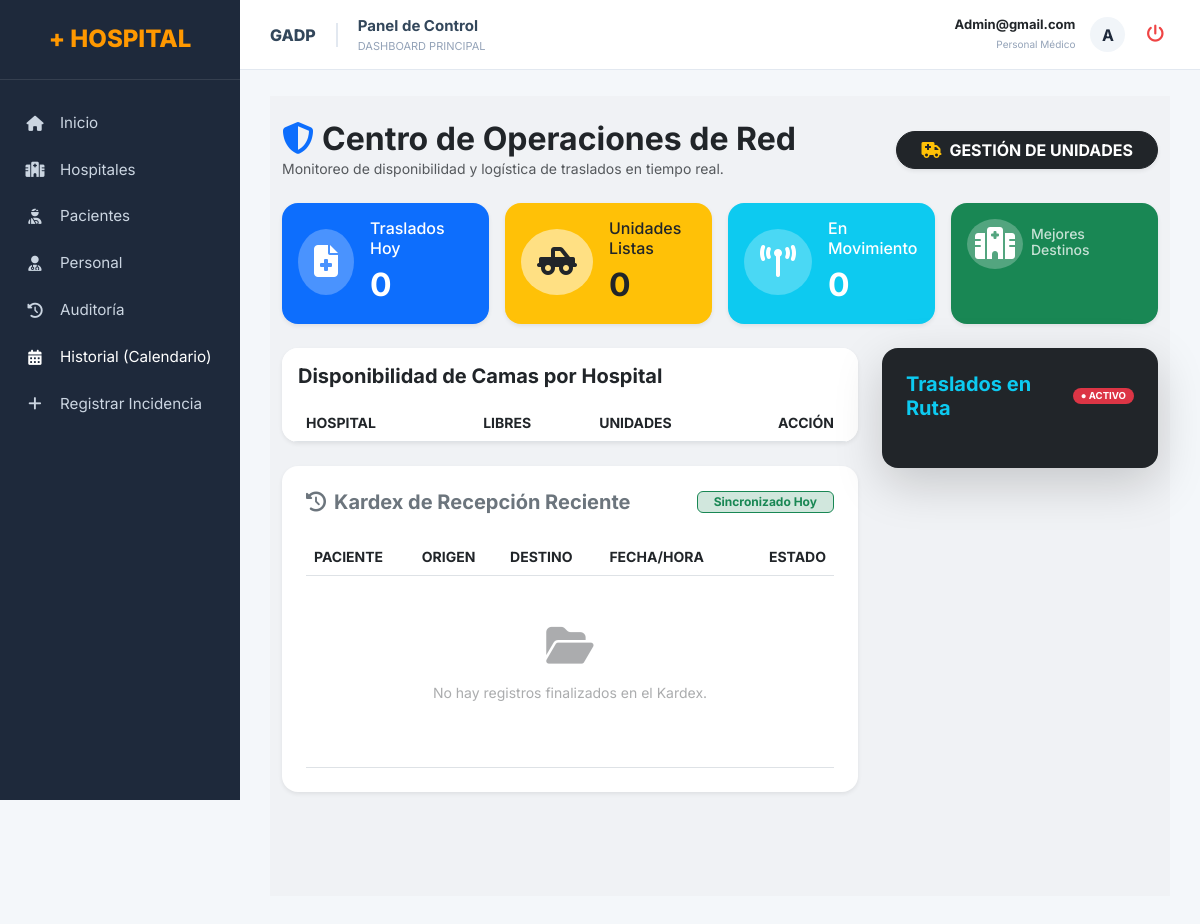
The page /hospital/monitor-red/?hosp_id=3 (signed in) on the database as committed earlier.
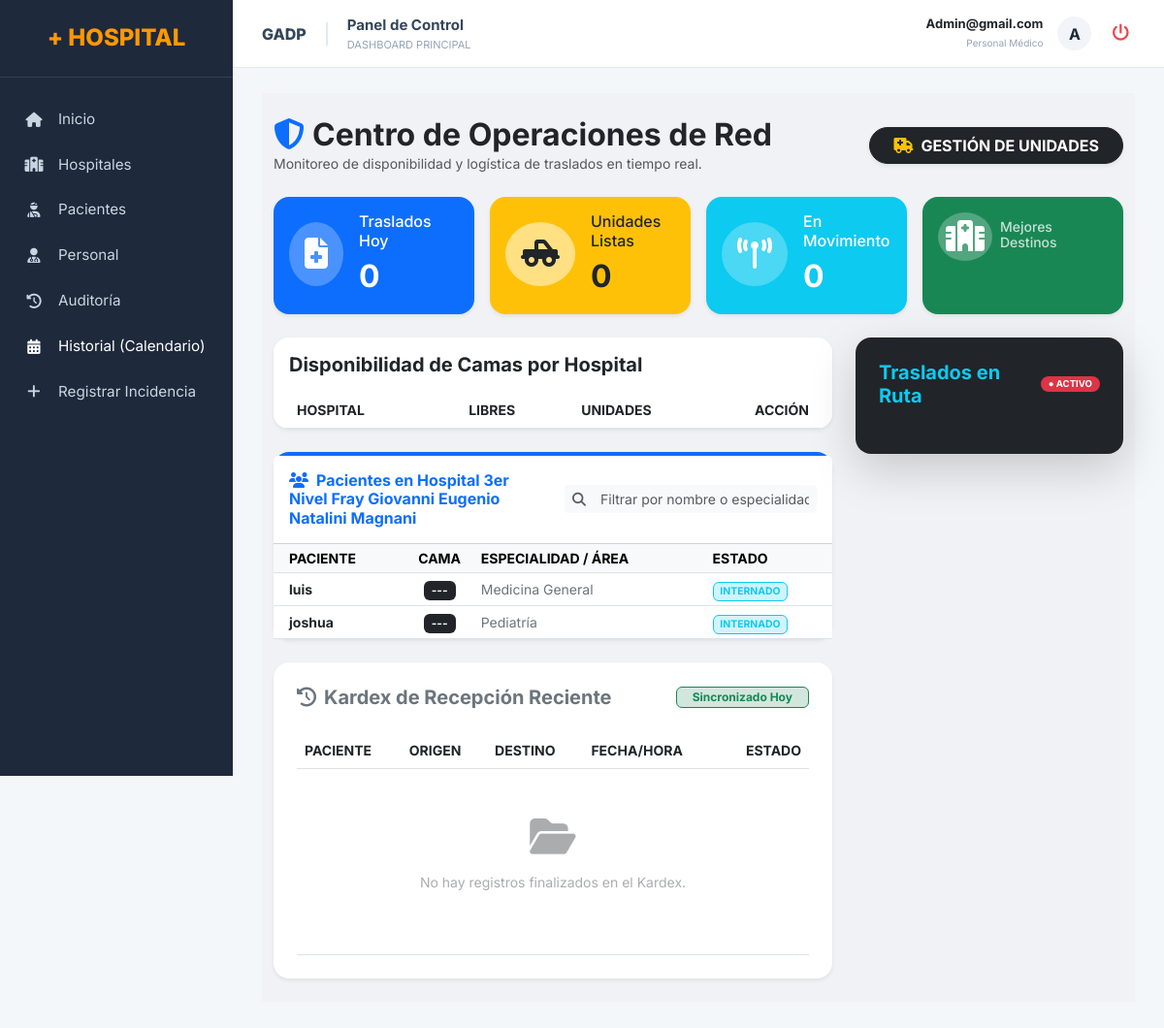
The same page on the database as committed later.
### superadmi/models.py (models this page shows, shortened)
class Hospital(models.Model):
    nombre = models.CharField(max_length=200)
    nivel = models.IntegerField(choices=[(1, '1er Nivel'), (2, '2do Nivel'), (3, '3er Nivel')], default=1)
    direccion = models.TextField()
    telefono = models.CharField(max_length=20, null=True, blank=True)
    email = models.EmailField(max_length=100, null=True, blank=True)
    capacidad_camas = models.IntegerField(default=0)
    estado = models.BooleanField(default=True)

class Especialidad(models.Model):
    nombre = models.CharField(max_length=100)
    descripcion = models.TextField(null=True, blank=True)
    codigo = models.CharField(max_length=20, unique=True, null=True, blank=True)
    estado = models.BooleanField(default=True)
    fecha_creacion = models.DateTimeField(auto_now_add=True)
    creado_por = models.ForeignKey(
        'Usuario',
        on_delete=models.SET_NULL,
        null=True,
        blank=True,
        related_name='especialidades_creadas'
    )
    class Meta:
        db_table = 'especialidades'
        verbose_name = 'Especialidad'
        verbose_name_plural = 'Especialidades'

### hospital/models.py (models this page shows, shortened)
class Paciente(models.Model):
    GENEROS = [('M', 'Masculino'), ('F', 'Femenino'), ('O', 'Otro')]
    ESTADOS = [('INTERNADO', 'Internado'), ('ALTA', 'De Alta')]
    nombre_completo = models.CharField(max_length=200)
    dni = models.CharField(max_length=20, unique=True)
    fecha_nacimiento = models.DateField()
    genero = models.CharField(max_length=1, choices=GENEROS)
    telefono = models.CharField(max_length=20, null=True, blank=True)
    direccion = models.TextField()
    fecha_entrada = models.DateTimeField(null=True, blank=True)
    motivo_ingreso = models.TextField(verbose_name="Diagnóstico Presuntivo / Motivo")
    presion_arterial = models.CharField(max_length=20, null=True, blank=True)
    temperatura = models.DecimalField(max_digits=4, decimal_places=1, null=True, blank=True)
    frecuencia_cardiaca = models.IntegerField(null=True, blank=True)
    saturacion_oxigeno = models.IntegerField(null=True, blank=True) # Campo nuevo vital
    alergias = models.TextField(default="Ninguna")
    hospital = models.ForeignKey(Hospital, on_delete=models.CASCADE, related_name='pacientes')
    cama_asignada = models.OneToOneField(Cama, on_delete=models.SET_NULL, null=True, blank=True, related_name='paciente_actual')
    fecha_registro = models.DateTimeField(auto_now_add=True)
    estado = models.CharField(max_length=20, choices=ESTADOS, default='INTERNADO')
    ambulancia_asignada = models.ForeignKey('Ambulancia', on_delete=models.SET_NULL, null=True, blank=True)

class Cama(models.Model):
    ESTADOS = [
        ('LIBRE', 'Libre'),
        ('OCUPADO', 'Ocupado'),
        ('MANTENIMIENTO', 'Mantenimiento'),
        ('LIMPIEZA', 'En Limpieza'),
    ]
    cuarto = models.ForeignKey('Cuarto', on_delete=models.CASCADE, related_name='camas')
    numero = models.CharField(max_length=50)
    estado = models.CharField(max_length=20, choices=ESTADOS, default='LIBRE')
    fecha_ingreso = models.DateTimeField(null=True, blank=True)
    prioridad = models.CharField(
        max_length=20,
        choices=[('ESTABLE', 'Estable'), ('URGENTE', 'Urgente'), ('CRITICO', 'Crítico')],
        default='ESTABLE'
    )

class Cuarto(models.Model):
    hospital = models.ForeignKey(Hospital, on_delete=models.CASCADE, related_name='cuartos')
    especialidad = models.ForeignKey(Especialidad, on_delete=models.CASCADE, related_name='cuartos')
    numero_cuarto = models.CharField(max_length=10, verbose_name="Nro de Cuarto")
    piso = models.CharField(max_length=50)
    class Meta:
        verbose_name = "Cuarto"
        verbose_name_plural = "Cuartos"
        unique_together = ('hospital', 'numero_cuarto')

### hospital/views.py (the view)
# urls.py: path('monitor-red/', views.monitor_red, name='monitor_red'),
@login_required
@solo_personal_autorizado
def monitor_red(request):
    es_super_o_admin2 = getattr(request.user, 'is_superuser', False) or request.user.username == 'admin2'
    mi_hospital = getattr(request.user, 'hospital_pertenece', None)
    if not mi_hospital:
        mi_hospital = getattr(request.user, 'hospital', None)
    if es_super_o_admin2:
        hospitales_qs = Hospital.objects.all()
    elif mi_hospital:
        hospitales_qs = Hospital.objects.filter(id=mi_hospital.id)
    else:
        hospitales_qs = Hospital.objects.none()
    red_hospitalaria = hospitales_qs.annotate(
        total_camas=Count('cuartos__camas', distinct=True),
        libres=Count('cuartos__camas', filter=Q(cuartos__camas__estado='LIBRE'), distinct=True),
        ambulancias_count=Count('ambulancias', distinct=True)
    ).order_by('-libres')
    if es_super_o_admin2:
        derivaciones_activas = Derivacion.objects.filter(estado='PENDIENTE')
    elif mi_hospital:
        derivaciones_activas = Derivacion.objects.filter(
            Q(hospital_origen=mi_hospital) | Q(hospital_destino=mi_hospital),
            estado='PENDIENTE'
        )
    else:
        derivaciones_activas = Derivacion.objects.none()
    derivaciones_activas = derivaciones_activas.select_related(
        'paciente', 'hospital_origen', 'hospital_destino', 'ambulancia'
    ).order_by('-prioridad')
    traslados_hoy = Derivacion.objects.filter(fecha_solicitud__date=timezone.now().date()).count()
    unidades_listas = Ambulancia.objects.filter(estado='DISPONIBLE').count()
    en_movimiento = derivaciones_activas.filter(ambulancia__isnull=False).count()
    hosp_id = request.GET.get('hosp_id')
    pacientes_internados = None
    hosp_nombre = ""
    if not es_super_o_admin2 and mi_hospital:
        hosp_seleccionado = mi_hospital
    elif hosp_id:
        hosp_seleccionado = get_object_or_404(Hospital, id=hosp_id)
    else:
        hosp_seleccionado = None
    if hosp_seleccionado:
        hosp_nombre = hosp_seleccionado.nombre
        pacientes_internados = Paciente.objects.filter(
            hospital=hosp_seleccionado, estado='INTERNADO'
        ).select_related('cama_asignada__cuarto__especialidad')
    return render(request, 'hospital/monitor_red.html', {
        'red': red_hospitalaria,
        'derivaciones': derivaciones_activas,
        'pacientes': pacientes_internados,
        'hosp_nombre': hosp_nombre,
        'traslados_hoy': traslados_hoy,
        'unidades_listas': unidades_listas,
        'en_camino': en_movimiento,
        'kardex': Derivacion.objects.filter(estado='COMPLETADO').order_by('-fecha_solicitud')[:10],
    })

### hospital/templates/hospital/monitor_red.html (shortened to what the changed rows need)
{% extends 'superadmi/base.html' %}
{% block content %}
<div class="container-fluid py-4" style="background-color: #f0f2f5; min-height: 100vh;">
    <div class="d-flex justify-content-between align-items-center mb-4">
        <div>
            <h2 class="fw-bold text-dark mb-0">
                <i class="fas fa-shield-alt text-primary me-2"></i>Centro de Operaciones de Red
            </h2>
        </div>
    </div>
    <div class="row mb-4 g-3">
        <div class="col-md-3">
            <a href="{% url 'hospital:ambulancias' %}" class="text-decoration-none">
                <div class="card border-0 shadow-sm rounded-4 bg-primary text-white p-3 h-100 animate__animated animate__fadeIn">
                    <div class="d-flex align-items-center">
                        <div class="ms-3"><h6>Traslados Hoy</h6><h2 class="fw-bold mb-0">{{ traslados_hoy }}</h2></div>
                    </div>
                </div>
            </a>
        </div>
        <div class="col-md-3">
            <a href="{% url 'hospital:ambulancias' %}?estado=disponibles" class="text-decoration-none">
                <div class="card border-0 shadow-sm rounded-4 bg-warning text-dark p-3 border-bottom border-warning border-4 h-100">
                    <div class="d-flex align-items-center">
                        <div class="ms-3"><h6>Unidades Listas</h6><h2 class="fw-bold mb-0">{{ unidades_listas }}</h2></div>
                    </div>
                </div>
            </a>
        </div>
        <div class="col-md-3">
            <a href="{% url 'hospital:ambulancias' %}?estado=movimiento" class="text-decoration-none">
                <div class="card border-0 shadow-sm rounded-4 bg-info text-white p-3 h-100">
                    <div class="d-flex align-items-center">
                        <div class="ms-3"><h6>En Movimiento</h6><h2 class="fw-bold mb-0">{{ en_camino }}</h2></div>
                    </div>
                </div>
            </a>
        </div>
    </div>
    <div class="row">
        <div class="col-lg-8">
            <div class="card border-0 shadow-sm rounded-4 overflow-hidden mb-4">
                <div class="table-responsive">
                    <table class="table table-hover align-middle mb-0">
                        <thead class="bg-light small text-muted">
                            <tr>
                                <th class="ps-4">HOSPITAL</th>
                                <th class="text-center">LIBRES</th>
                                <th class="text-center">UNIDADES</th>
                                <th class="text-end pe-4">ACCIÓN</th>
                            </tr>
                        </thead>
                    </table>
                </div>
            </div>
            {% if pacientes %}
            <div id="seccionPacientes" class="card border-0 shadow-sm rounded-4 mb-4 border-top border-primary border-4 animate__animated animate__fadeIn">
                <div class="card-header bg-white py-3">
                    <div class="row align-items-center">
                        <div class="col-md-6">
                            <h6 class="fw-bold text-primary mb-0"><i class="fas fa-users me-2"></i>Pacientes en {{ hosp_nombre }}</h6>
                        </div>
                        <div class="col-md-6">
                            <div class="input-group input-group-sm">
                                <span class="input-group-text bg-light border-0"><i class="fas fa-search text-muted"></i></span>
                                <input type="text" id="inputBuscador" class="form-control border-0 bg-light" placeholder="Filtrar por nombre o especialidad...">
                            </div>
                        </div>
                    </div>
                </div>
                <div class="table-responsive" style="max-height: 400px;">
                    <table class="table table-sm align-middle mb-0" id="tablaPacientes">
                        <thead class="table-light small">
                            <tr>
                                <th class="ps-3">PACIENTE</th>
                                <th class="text-center">CAMA</th>
                                <th>ESPECIALIDAD / ÁREA</th>
                                <th>ESTADO</th>
                            </tr>
                        </thead>
                        <tbody>
                            {% for p in pacientes %}
                            <tr>
                                <td class="ps-3 fw-bold small text-dark">{{ p.nombre_completo }}</td>
                                <td class="text-center"><span class="badge bg-dark px-2">{{ p.cama_asignada.codigo|default:"---" }}</span></td>
                                <td class="small text-secondary">{{ p.cama_asignada.cuarto.especialidad.nombre|default:"General" }}</td>
                                <td><span class="badge bg-info-subtle text-info border border-info" style="font-size: 0.65rem;">INTERNADO</span></td>
                            </tr>
                            {% endfor %}
                        </tbody>
                    </table>
                </div>
            </div>
            {% endif %}
            <div class="card border-0 shadow-sm rounded-4 p-4 mt-2">
                <div class="table-responsive">
                    <table class="table table-hover align-middle mb-0">
                        <thead class="small text-muted border-bottom">
                            <tr>
                                <th class="ps-2">PACIENTE</th>
                                <th>ORIGEN</th>
                                <th>DESTINO</th>
                                <th>FECHA/HORA</th>
                                <th class="text-end">ESTADO</th>
                            </tr>
                        </thead>
                    </table>
                </div>
            </div>
        </div>
    </div>
</div>
{% endblock %}

Rows that differ between the two databases and show on the page:
now on this page (row edited): Hospital: nombre "Hospital 3er Nivel Fray Giovanni Eugenio Natalini Magnani"
added Paciente: nombre_completo "luis", cama_asignada.codigo "---", cama_asignada.cuarto.especialidad.nombre "Medicina General"
added Paciente: nombre_completo "joshua", cama_asignada.codigo "---", cama_asignada.cuarto.especialidad.nombre "Pediatría"
Other text that changed with them:
text now shown: "Pacientes en PACIENTE CAMA ESPECIALIDAD / ÁREA ESTADO"
